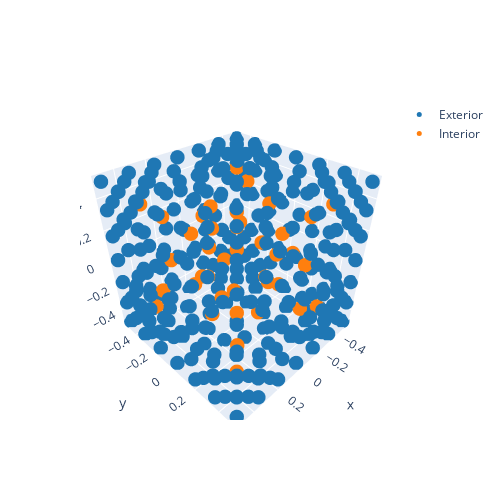

The notebook cell this image was saved under:
### Markdown cell above
***
## Visualizations
***

### Code cell
results1.plot_property('type')
